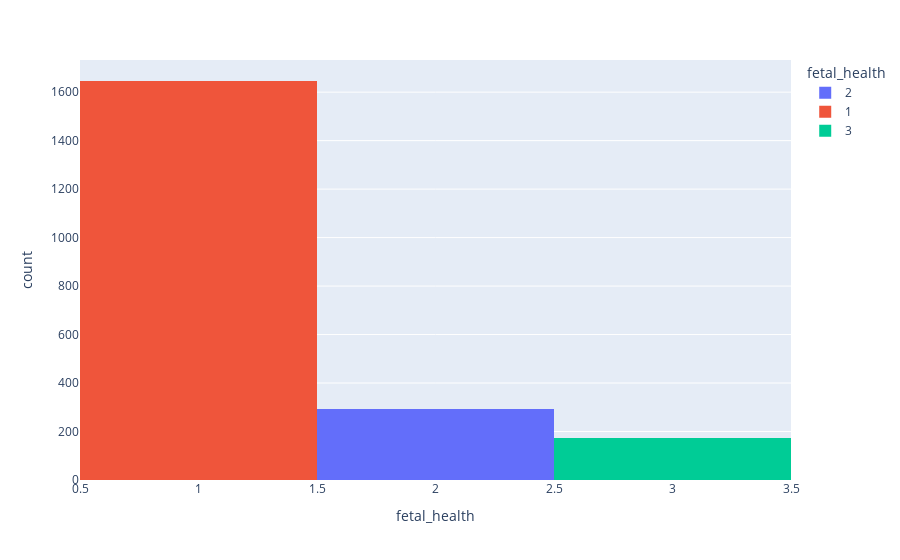

Notebook code for this chart:
### Code cell
fig1 = px.histogram(data , x='fetal_health' , color = 'fetal_health')
fig1.show()

### Figure 1 — Plotly figure (JSON) as saved in the notebook; plotly's stock layout.template omitted (floating-point values rounded to 4 significant figures; data arrays with more than 128 entries replaced by an {"elided": "..."} marker saying what was removed)
{"data": [{"alignmentgroup": "True", "bingroup": "x", "hovertemplate": "fetal_health=%{x}<br>count=%{y}<extra></extra>", "legendgroup": "2", "marker": {"color": "#636efa", "pattern": {"shape": ""}}, "name": "2", "offsetgroup": "2", "orientation": "v", "showlegend": true, "type": "histogram", "x": {"elided": "292 int values"}, "xaxis": "x", "yaxis": "y"}, {"alignmentgroup": "True", "bingroup": "x", "hovertemplate": "fetal_health=%{x}<br>count=%{y}<extra></extra>", "legendgroup": "1", "marker": {"color": "#EF553B", "pattern": {"shape": ""}}, "name": "1", "offsetgroup": "1", "orientation": "v", "showlegend": true, "type": "histogram", "x": {"elided": "1646 int values"}, "xaxis": "x", "yaxis": "y"}, {"alignmentgroup": "True", "bingroup": "x", "hovertemplate": "fetal_health=%{x}<br>count=%{y}<extra></extra>", "legendgroup": "3", "marker": {"color": "#00cc96", "pattern": {"shape": ""}}, "name": "3", "offsetgroup": "3", "orientation": "v", "showlegend": true, "type": "histogram", "x": {"elided": "175 int values"}, "xaxis": "x", "yaxis": "y"}], "layout": {"barmode": "relative", "legend": {"title": {"text": "fetal_health"}, "tracegroupgap": 0}, "margin": {"t": 60}, "xaxis": {"anchor": "y", "categoryarray": [2, 1, 3], "categoryorder": "array", "domain": [0, 1], "title": {"text": "fetal_health"}}, "yaxis": {"anchor": "x", "domain": [0, 1], "title": {"text": "count"}}}}
